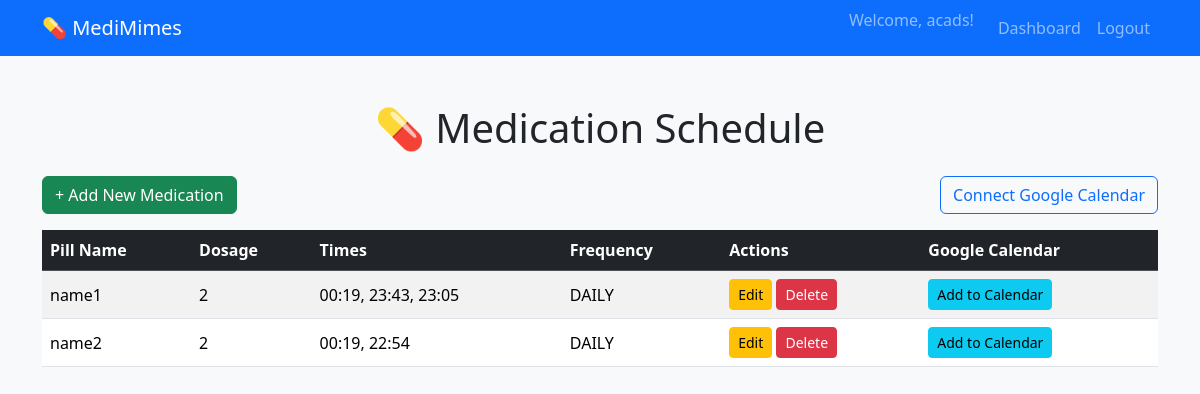
Page /medications/ (signed in) on the earlier database version.
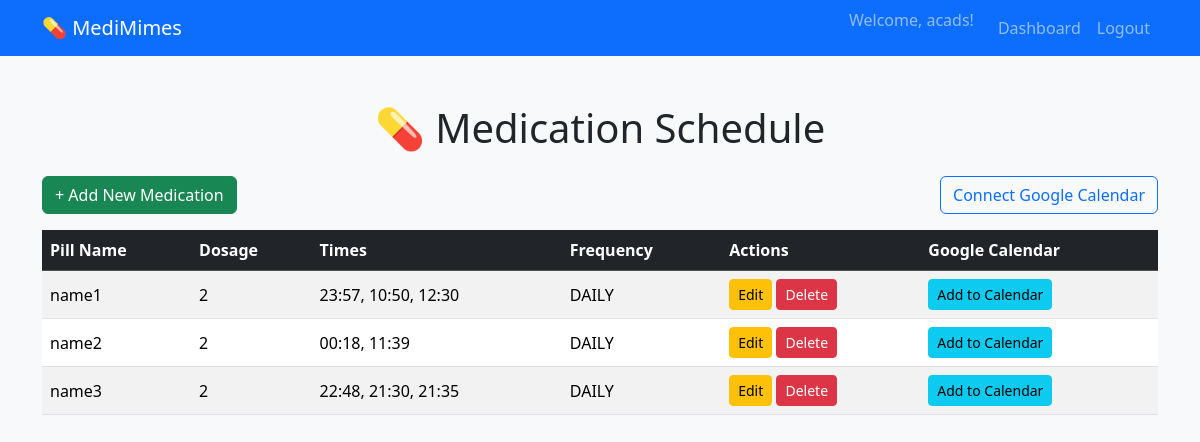
Same page on the later database version.
### medicines/models.py (models this page shows, shortened)
class Medication(models.Model):
    user = models.ForeignKey(User, on_delete=models.CASCADE, null=True, blank=True)  # link with user
    pill_name = models.CharField(max_length=100)
    dosage = models.PositiveIntegerField(
        help_text="Dosage in milligrams",
        validators=[MaxValueValidator(10000)]
    )
    frequency = models.CharField(max_length=10, choices=FREQUENCY_CHOICES, default="DAILY")
    times_per_day = models.PositiveIntegerField(default=1, validators=[MaxValueValidator(24)])
    times = models.JSONField(default=list)
    created_at = models.DateTimeField(auto_now_add=True)

### medicines/views.py (the view)
# urls.py: path('medications/', views.medication_list, name='med_list'),
@login_required
def medication_list(request):
	meds = Medication.objects.filter(user=request.user)
	meds_data = []
	for med in meds:
		times_list = med.times if isinstance(med.times, list) else []
		meds_data.append({
			"pill_name": med.pill_name,
			"dosage": med.dosage,
			"times": times_list,
			"frequency": med.frequency,
			"times_per_day": med.times_per_day
		})
	meds_data_json = json.dumps(meds_data, cls=DjangoJSONEncoder)
	return render(request, 'medicines/medication_list.html', {
		'meds': meds,
		"VAPID_PUBLIC_KEY": settings.VAPID_PUBLIC_KEY,
		"meds_data_json": meds_data_json
	})

### medicines/templates/medicines/medication_list.html (shortened to what this page needs)
{% load static %}
<!DOCTYPE html>
<html lang="en">
<head>
    <link href="https://cdn.jsdelivr.net/npm/bootstrap@5.3.1/dist/css/bootstrap.min.css" rel="stylesheet">
</head>
<body class="bg-light">
<nav class="navbar navbar-expand-lg navbar-dark bg-primary">
    <div class="container">
        <a class="navbar-brand" href="#">💊 MediMimes</a>
        <div class="collapse navbar-collapse">
            <ul class="navbar-nav ms-auto">
                {% if user.is_authenticated %}
                <li class="nav-item">
                    <span class="navbar-text me-3">Welcome, {{ user.username }}!</span>
                </li>
                <li class="nav-item">
                    <a class="nav-link" href="{% url 'dashboard' %}">Dashboard</a>
                </li>
                <li class="nav-item">
                    <a class="nav-link" href="{% url 'logout' %}">Logout</a>
                </li>
                {% else %}
                <li class="nav-item">
                    <a class="nav-link" href="{% url 'login' %}">Login</a>
                </li>
                {% endif %}
            </ul>
        </div>
    </div>
</nav>
<div class="container mt-5">
    <h1 class="text-center mb-4">💊 Medication Schedule</h1>
    <div class="d-flex justify-content-between mb-3">
        <a href="{% url 'med_add' %}" class="btn btn-success">+ Add New Medication</a>
        {% if user.is_authenticated %}
        <a href="{% url 'google_calendar_auth' %}" class="btn btn-outline-primary">Connect Google Calendar</a>
        {% endif %}
    </div>
    <div class="table-responsive">
        <table class="table table-striped table-hover align-middle">
            <thead class="table-dark">
                <tr>
                    <th>Pill Name</th>
                    <th>Dosage</th>
                    <th>Times</th>
                    <th>Frequency</th>
                    <th>Actions</th>
                    <th>Google Calendar</th>
                </tr>
            </thead>
            <tbody>
                {% for m in meds %}
                <tr>
                    <td>{{ m.pill_name }}</td>
                    <td>{{ m.dosage }}</td>
                    <td>{{ m.times|join:", " }}</td>
                    <td>{{ m.frequency }}</td>
                    <td>
                        <a href="{% url 'med_edit' m.id %}" class="btn btn-sm btn-warning">Edit</a>
                        <a href="{% url 'med_delete' m.id %}" class="btn btn-sm btn-danger">Delete</a>
                    </td>
                    <td>
                        <button class="btn btn-sm btn-info add-to-calendar-btn" data-med-id="{{ m.id }}">
                            Add to Calendar
                        </button>
                    </td>
                </tr>
                {% empty %}
                <tr>
                    <td colspan="6" class="text-center">No medications added yet.</td>
                </tr>
                {% endfor %}
            </tbody>
        </table>
    </div>
</div>
</body>
</html>

Differences in the rows shown:
changed Medication "name1": times "00:19, 23:43, 23:05" → "23:57, 10:50, 12:30"
changed Medication "name2": times "00:19, 22:54" → "00:18, 11:39"
added Medication: pill_name "name3", dosage "2", times "22:48, 21:30, 21:35", frequency "DAILY"
